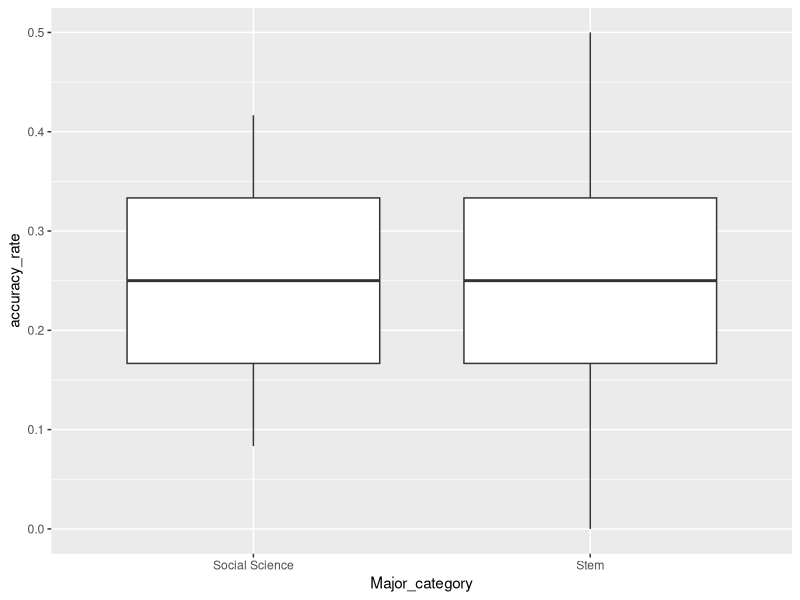
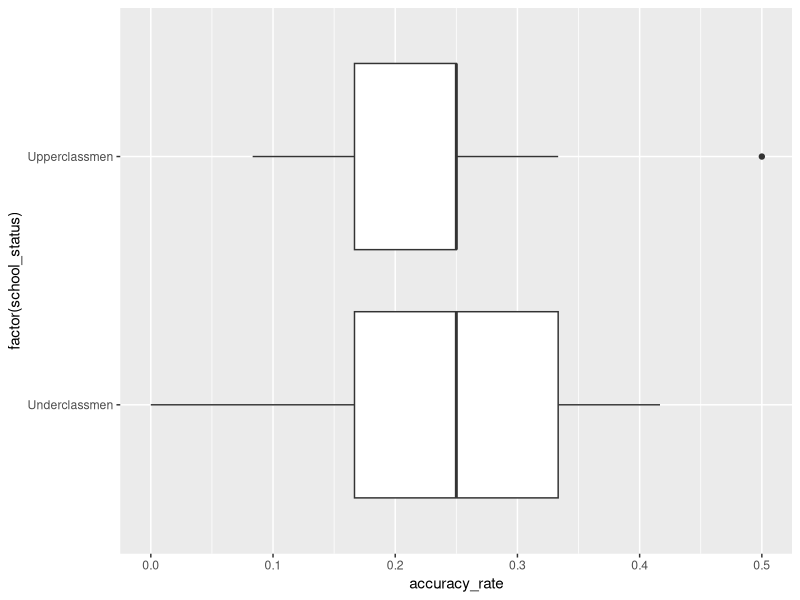
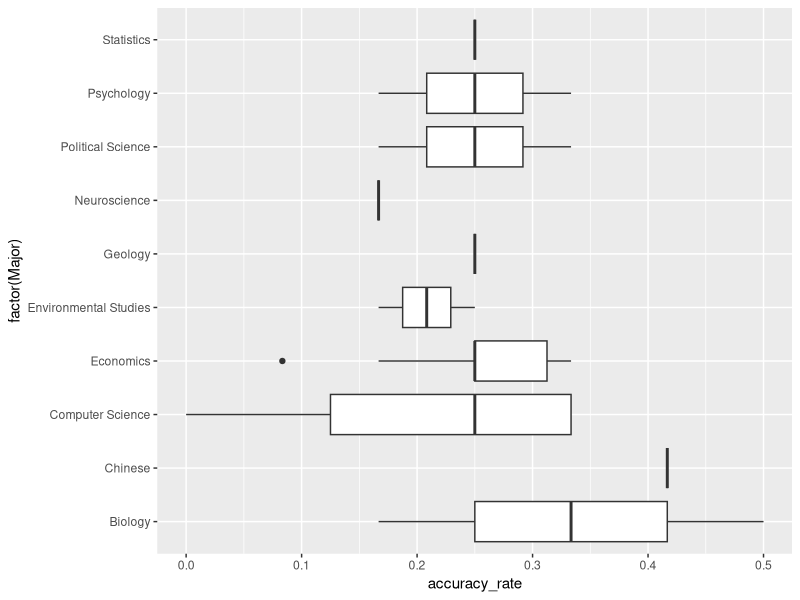
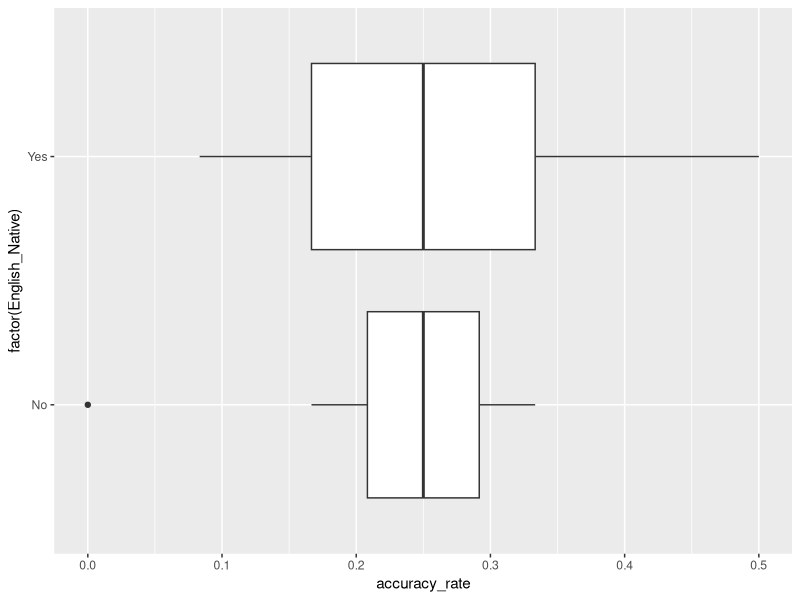
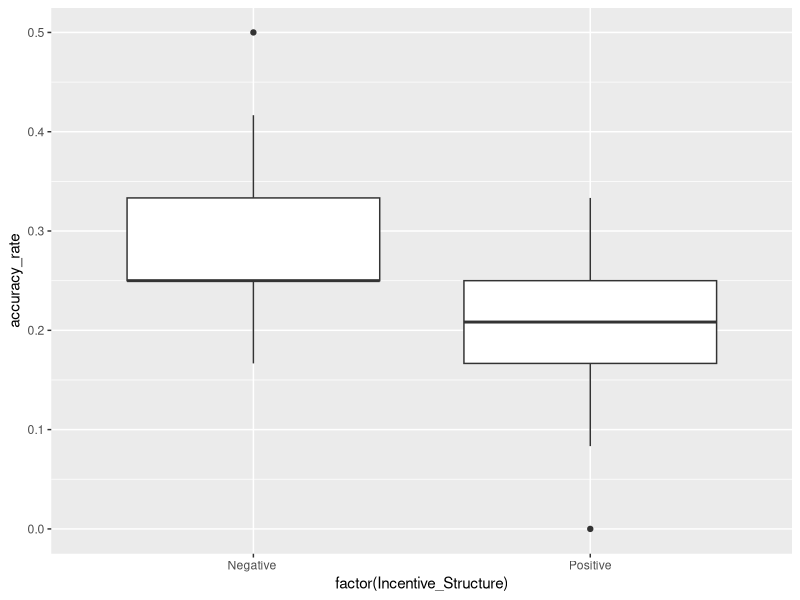
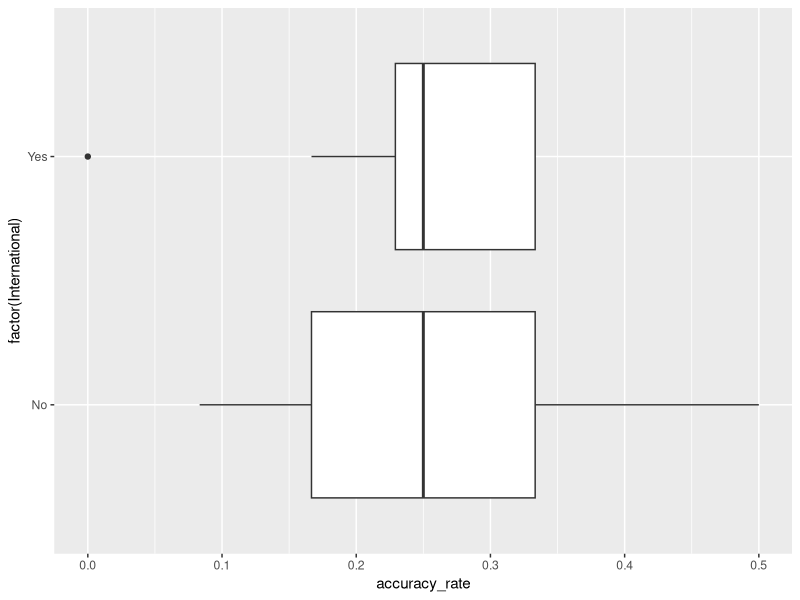
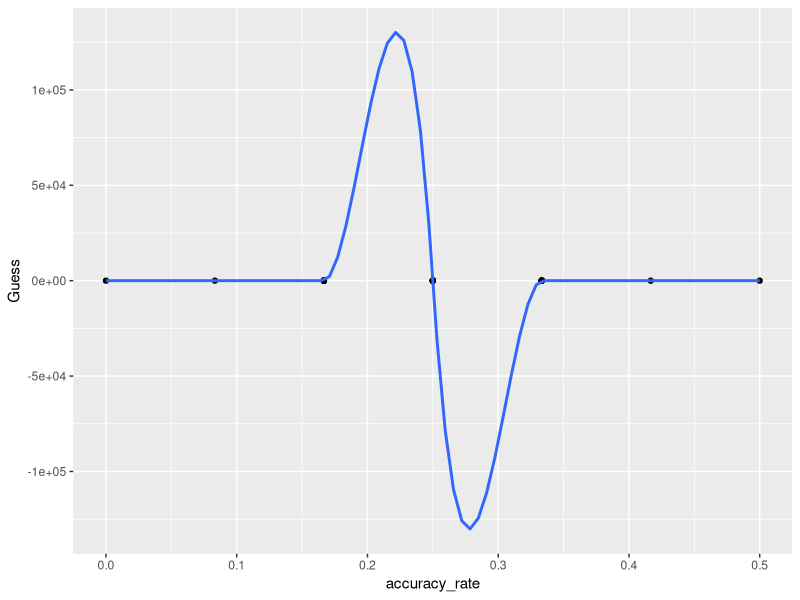
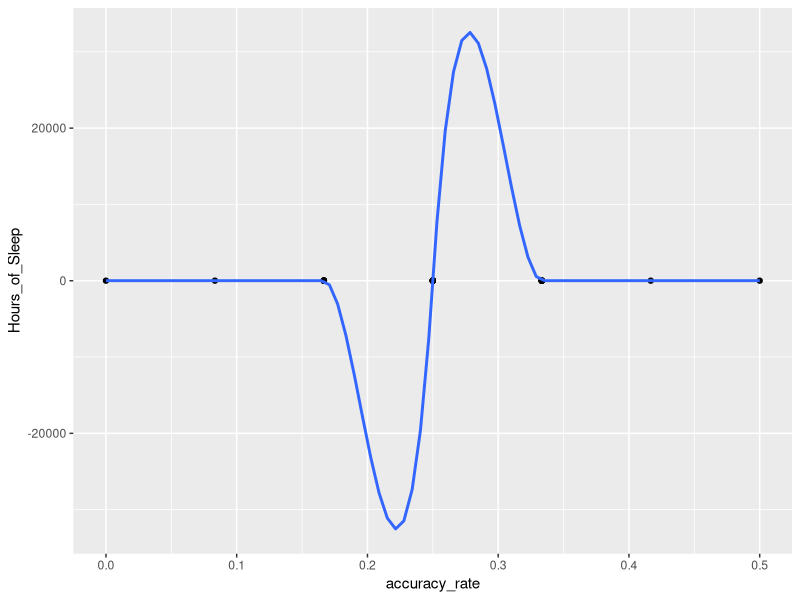

Source code (R) for these figures, in order: (Note: this script raises an error after producing the figures.)
## ---- chunk 1
knitr::opts_chunk$set(echo = FALSE, error = TRUE, warning = FALSE, message = FALSE)

library(dplyr)
library(tidyr)
library(lubridate)
library(stringr)
library(ggplot2)
library(sf)
library(spdep)
library(spatialreg)
## ---- chunk 2
experiment<- read.csv('Data.csv')
data<-as.data.frame(experiment)
data_clean<- data %>% 
  filter(SL<30) %>% 
  select(-X,-X.1) 
## ---- chunk 3

data_clean %>% 
  filter(School_Year == 1)

##Given the low number of first years we could create two variables, one that it lower and upper classmen 

data_clean<-data_clean %>% 
  mutate(school_status = ifelse(test = School_Year == 1|School_Year==2, yes = "Underclassmen",no = "Upperclassmen"))


data_clean %>% 
  count(Major)

NEW_MAJOR_CATEGORY<-data_clean %>% 
  mutate(Major_category = ifelse(Major=="Biology"|Major=="Computer Science"|Major=="Geology"|Major=="Neuroscience"|Major=="Statistics","Stem","Social Science")) %>% 
  mutate(accuracy_rate = Correct/12, share_questions_responded = (Passage.1+Passage.2)/12)

NEW_MAJOR_CATEGORY %>% 
  ggplot(aes(x = Major_category,y = accuracy_rate))+
  geom_boxplot()

NEW_MAJOR_CATEGORY %>% 
  ggplot(aes(x = accuracy_rate, y = factor(school_status)))+
  geom_boxplot()

##Maybe Group as Social Sciences, STEM. 
NEW_MAJOR_CATEGORY %>% 
  ggplot(aes(x = accuracy_rate, y = factor(Major)))+
  geom_boxplot()



NEW_MAJOR_CATEGORY %>% 
  ggplot(aes(x = accuracy_rate, y = factor(English_Native)))+
  geom_boxplot()

NEW_MAJOR_CATEGORY %>% 
  ggplot(aes(y = accuracy_rate, x = factor(Incentive_Structure)))+
  geom_boxplot()

NEW_MAJOR_CATEGORY %>% 
  ggplot(aes(x = accuracy_rate, y = factor(International)))+
  geom_boxplot()


NEW_MAJOR_CATEGORY %>% 
  ggplot(aes(x = accuracy_rate, y = Guess))+
  geom_point()+
  geom_smooth()

NEW_MAJOR_CATEGORY %>% 
  ggplot(aes(x = accuracy_rate, y = Hours_of_Sleep))+
  geom_point()+
  geom_smooth()

NEW_MAJOR_CATEGORY %>% 
  ggplot(aes(x = accuracy_rate, y = Number_of_Classes))+
  geom_point()+
  geom_smooth()

NEW_MAJOR_CATEGORY %>% 
  ggplot(aes(x = accuracy_rate, y = Workload))+
  geom_boxplot()

NEW_MAJOR_CATEGORY %>% 
  ggplot(aes(x = accuracy_rate, y = Gender))+
  geom_boxplot()

NEW_MAJOR_CATEGORY %>% 
  ggplot(aes(y = share_questions_responded, x = Incentive_Structure))+
  geom_boxplot()

NEW_MAJOR_CATEGORY %>% 
  ggplot(aes(x = share_questions_responded))+
  geom_density()+
  



NEW_MAJOR_CATEGORY %>% 
  filter(Major == "Political Science")


model1 <- lm(accuracy_rate~Incentive_Structure+Gender+factor(school_status)+English_Native+Number_of_Classes+Hours_of_Sleep+Workload+Major_category+share_questions_responded,data = NEW_MAJOR_CATEGORY)
summary(model1)
model2<-lm(share_questions_responded~Incentive_Structure+Gender+factor(school_status)+English_Native+Number_of_Classes+Hours_of_Sleep+Workload+Major_category+share_questions_responded,data = NEW_MAJOR_CATEGORY)
summary(model2)
